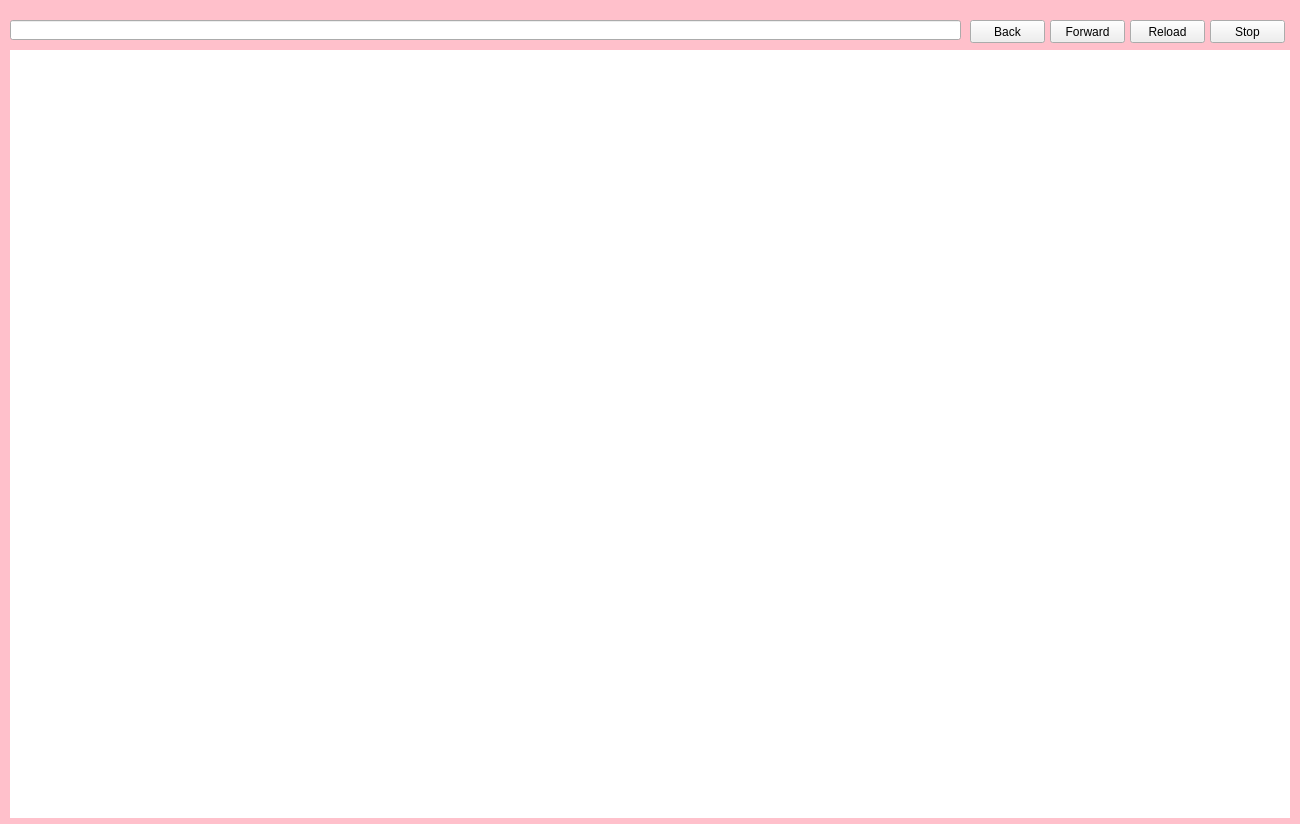
<?xml version="1.0" encoding="UTF-8"?>
<ui version="4.0">
 <class>QCefViewTestClass</class>
 <widget class="QMainWindow" name="QCefViewTestClass">
  <property name="geometry">
   <rect>
    <x>0</x>
    <y>0</y>
    <width>1300</width>
    <height>824</height>
   </rect>
  </property>
  <property name="windowTitle">
   <string>QCefViewTest</string>
  </property>
  <widget class="QWidget" name="centralWidget">
   <property name="styleSheet">
    <string notr="true">#centralWidget {
background-color: pink;
}</string>
   </property>
   <widget class="QWidget" name="cefContainer" native="true">
    <property name="geometry">
     <rect>
      <x>10</x>
      <y>50</y>
      <width>1280</width>
      <height>768</height>
     </rect>
    </property>
    <property name="styleSheet">
     <string notr="true">#cefContainer {
background-color: white;
}</string>
    </property>
    <layout class="QVBoxLayout" name="verticalLayout_cefContainer">
     <property name="spacing">
      <number>0</number>
     </property>
     <property name="leftMargin">
      <number>0</number>
     </property>
     <property name="topMargin">
      <number>0</number>
     </property>
     <property name="rightMargin">
      <number>0</number>
     </property>
     <property name="bottomMargin">
      <number>0</number>
     </property>
    </layout>
   </widget>
   <widget class="QLineEdit" name="lineEdit_url">
    <property name="geometry">
     <rect>
      <x>10</x>
      <y>20</y>
      <width>951</width>
      <height>20</height>
     </rect>
    </property>
   </widget>
   <widget class="QPushButton" name="btn_forward">
    <property name="geometry">
     <rect>
      <x>1050</x>
      <y>20</y>
      <width>75</width>
      <height>23</height>
     </rect>
    </property>
    <property name="text">
     <string>Forward</string>
    </property>
   </widget>
   <widget class="QPushButton" name="btn_back">
    <property name="geometry">
     <rect>
      <x>970</x>
      <y>20</y>
      <width>75</width>
      <height>23</height>
     </rect>
    </property>
    <property name="text">
     <string>Back</string>
    </property>
   </widget>
   <widget class="QPushButton" name="btn_stop">
    <property name="geometry">
     <rect>
      <x>1210</x>
      <y>20</y>
      <width>75</width>
      <height>23</height>
     </rect>
    </property>
    <property name="text">
     <string>Stop</string>
    </property>
   </widget>
   <widget class="QPushButton" name="btn_reload">
    <property name="geometry">
     <rect>
      <x>1130</x>
      <y>20</y>
      <width>75</width>
      <height>23</height>
     </rect>
    </property>
    <property name="text">
     <string>Reload</string>
    </property>
   </widget>
  </widget>
 </widget>
 <layoutdefault spacing="6" margin="11"/>
 <resources>
  <include location="qcefviewtest.qrc"/>
 </resources>
 <connections/>
</ui>
